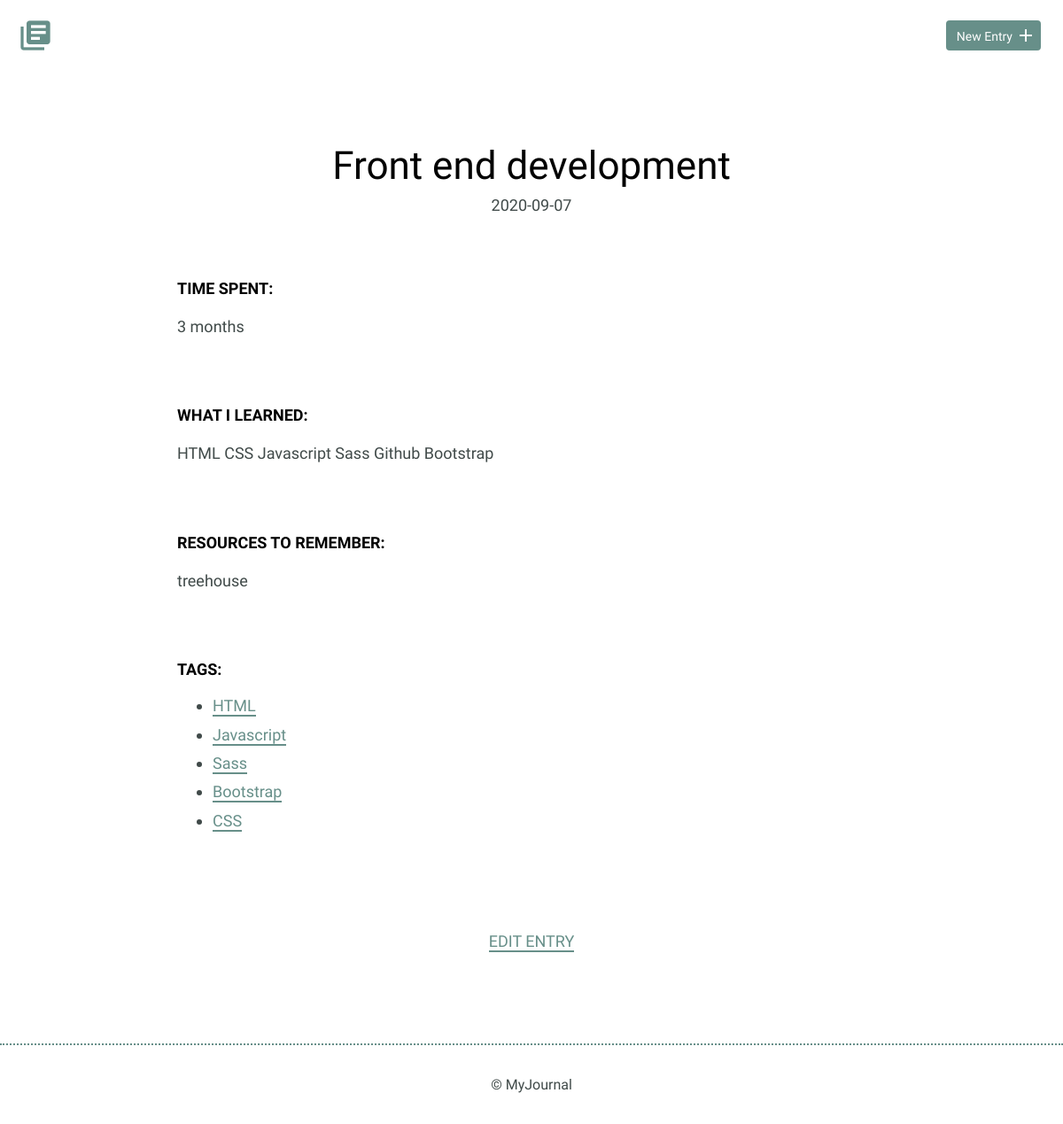
Screenshot of /detail.php?id=1 with the database file from the repository.
### tables this page shows
CREATE TABLE "entries" (
	`id`	INTEGER,
	`title`	TEXT,
	`date`	TEXT,
	`time_spent`	INTEGER,
	`learned`	BLOB,
	`resources`	BLOB,
	PRIMARY KEY(`id`)
);

CREATE TABLE "entries_tags_link" (
	"entry_id"	INTEGER,
	"tag_id"	INTEGER
);

CREATE TABLE "tags" (
	"id"	INTEGER,
	"tag_name"	TEXT,
	PRIMARY KEY("id" AUTOINCREMENT)
);

### inc/functions.php (called while the page is built, shortened)
<?php
function get_journal_entry($entry_id) {
include('dbconnect.php');
$sql = 'SELECT * FROM entries WHERE id = ?';
try {
  $results = $db->prepare($sql);
  $results->bindValue(1,$entry_id,PDO::PARAM_INT);
  $results->execute();
  return $results->fetch(PDO::FETCH_ASSOC);
  } catch (Exception $e) {
  echo $e->getMessage();
  return false;
  }
}
function get_tags($entry_id) {
  include('dbconnect.php');
  $sql = 'SELECT * FROM tags
          INNER JOIN entries_tags_link
          ON tags.id = entries_tags_link.tag_id
          WHERE entries_tags_link.entry_id = ?';
  try {
    $results = $db->prepare($sql);
    $results->bindValue(1,$entry_id,PDO::PARAM_INT);
    $results->execute();
    return $results->fetchAll(PDO::FETCH_ASSOC);
  } catch (Exception $e) {
    echo $e->getMessage();
    return false;
  }
}
?>

### detail.php (the view, shortened to what this page needs)
<?php
include('inc/functions.php');
if(isset($_GET['id'])) {
    $entry_id = filter_input(INPUT_GET, 'id',FILTER_SANITIZE_NUMBER_INT);
    $journal_entry = get_journal_entry($entry_id);
    $tags = get_tags($entry_id);
}
?>
<!DOCTYPE html>
<html>
    <head>
        <link rel="stylesheet" href="css/normalize.css">
        <link rel="stylesheet" href="css/site.css">
    </head>
    <body>
        <header>
            <div class="container">
                <div class="site-header">
                    <a class="logo" href="index.php"><i class="material-icons">library_books</i></a>
                    <a class="button icon-right" href="new.php"><span>New Entry</span> <i class="material-icons">add</i></a>
                </div>
            </div>
        </header>
        <section>
            <div class="container">
                <div class="entry-list single">
                    <article>
                        <?php
                          echo "<h1>" . $journal_entry['title'] . "</h1>";
                          echo "<time>" . $journal_entry['date'] . "</time>";
                        ?>
                        <div class="entry">
                            <h3>Time Spent: </h3>
                            <p>
                                <?php
                                echo $journal_entry['time_spent'];
                                ?>
                            </p>
                        </div>
                        <div class="entry">
                            <h3>What I Learned:</h3>
                            <p>
                                <?php
                                echo $journal_entry['learned'];
                                ?>
                            </p>
                        </div>
                        <div class="entry">
                            <h3>Resources to Remember:</h3>
                            <p>
                                <?php
                                echo $journal_entry['resources'];
                                ?>
                            </p>
                        </div>
                        <div class="entry">
                            <h3>Tags:</h3>
                            <ul>
                            <?php
                                foreach($tags as $tag) {
                                echo "<li>";
                                echo "<a href='index.php?tag=" . $tag['tag_id']  ."'>" . $tag['tag_name'] . " </a>";
                                echo "</li>";
                                }
                            ?>
                            </ul>
                        </div>
                    </article>
                </div>
            </div>
            <div class="edit">
                <p>
                <?php
                echo "<a href='edit.php?id=" .$entry_id. "'>Edit Entry</a></li>";
                ?>
                </p>
            </div>
        </section>
        <footer>
            <div>
                &copy; MyJournal
            </div>
        </footer>
    </body>
</html>

### css/site.css (style rules this page uses)
body { font-size: 16px; color: #404a49; font-family: 'Cousine', serif; font-weight: 400; }
.container { margin: 0 auto; padding: 0 25px; }
header .site-header { margin: 0 auto; height: 95px; }
header .logo i { color: #678f89; margin: 20px 0 0 -5px; float: left; font-size: 40px; }
header .button { float: right; margin: 33px 0 0 0; }
footer { text-align: center; padding: 35px 0; border-top: 2px dotted #678f89; }
.button { padding: 8px 10px 6px 10px; background: #678f89; border: 2px solid #678f89; border-radius: 4px; text-decoration: none; color: #FFF; position: relative; text-align: center; font-size: 14px; }
.button.icon-right { padding-right: 30px; top: -10px; }
.button.icon-right i { position: absolute; top: 3px; right: 3px; }
h1, h2, h3 { margin: 0; font-weight: 400; line-height: 1em; color: #000; }
h1 { font-size: 44px; margin-bottom: 12px; }
h3 { font-size: 18px; font-family: 'Work Sans', serif; font-weight: 600; text-transform: uppercase; }
p { line-height: 1.8em; font-size: 18px; }
p a { border-bottom: 2px solid #678f89; padding: 0; color: #678f89; text-decoration: none; }
ul li { line-height: 1.8em; font-size: 18px; }
ul li a { border-bottom: 2px solid #678f89; line-height: 1.8em; color: #678f89; text-decoration: none; }
.entry-list, .edit-entry, .new-entry { max-width: 800px; margin: 0 auto; padding: 70px 0 150px 0; }
.entry-list article { margin-bottom: 70px; text-align: center; }
.entry-list article:last-child { margin-bottom: 0; }
.entry-list.single { padding-bottom: 70px; }
.entry-list.single time { font-size: 18px; }
.entry { max-width: 800px; margin: 75px auto 0 auto; text-align: left; }
.entry p { margin-bottom: 40px; }
.edit { padding-bottom: 80px; text-align: center; margin: 0 auto; }
.edit a { font-weight: 400; text-transform: uppercase; font-size: 18px; }

### rows the page displays
entries: title "Front end development", date "2020-09-07", time_spent "3 months", learned "HTML CSS Javascript Sass Github Bootstrap", resources "treehouse"
entries_tags_link: tag.tag_name "HTML"
entries_tags_link: tag.tag_name "Javascript"
entries_tags_link: tag.tag_name "Sass"
entries_tags_link: tag.tag_name "Bootstrap"
entries_tags_link: tag.tag_name "CSS"
